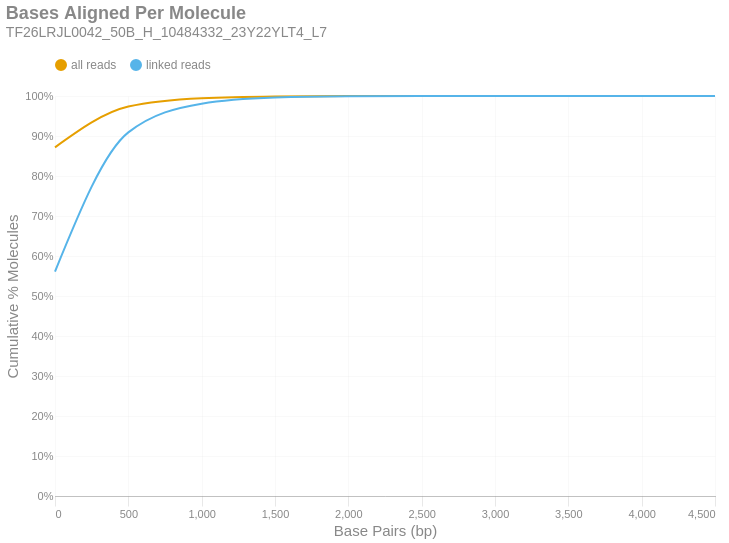

Notebook cell for this chart:
### Markdown cell above
### Bases Aligned Per Molecule
This is a cumulative frequency distribution showing the number of base pairs aligned per unique molecule. These data are shown in 500 bp bins. There are two distributions: one with `all reads` (yellow) and another with only `linked reads` (blue). The percent of molecules in the `linked reads` distribution is relative to the total number of linked molecules.

### Code cell
if SKIPLR:
    print_html(f"Skipped")
else:
    binned_df = consolidated_hist(valids['aligned_bp'], mask, 500, True)
    with SafeRender(binned_df):
        (
            density_plot(binned_df, 'Bases Aligned Per Molecule', samplename, 'basesper')
            .encode(
                x=alt.X('bin:Q', title="Base Pairs (bp)").axis(tickMinStep=500).scale(padding=0),
                y=alt.Y('value:Q', title='Cumulative % Molecules')
                    .axis(format='%')
                    .scale(domain = [0,1])
                    .stack(False),
                color=alt.Color("key:N").scale(domain = ["all reads", "linked reads"]),
                tooltip = [
                    alt.Tooltip("key:N", title = "Data Type"),
                    alt.Tooltip("range_label:N", title="Bases Aligned Per Molecule"),
                    alt.Tooltip("value:Q", format = ".2%", title="% Molecules (Cum.)")
                ]
            )
        ).display()

### Figure 1 — Vega-Lite specification as saved in the notebook (floating-point values rounded to 4 significant figures)
{"width": "container", "height": 400, "config": {"title": {"anchor": "start", "dy": -15, "fontSize": 18, "color": "#888888", "subtitleColor": "#888888", "subtitleFontSize": 14}, "arc": {"fill": "#0072B2"}, "axis": {"domainColor": "#888888", "domainWidth": 0.5, "gridWidth": 0.2, "grid": false, "titleFontWeight": 400, "titleFontSize": 15, "labelFontSize": 11, "labelColor": "#888888", "tickColor": "#888888", "tickWidth": 0.2, "titleColor": "#888888"}, "axisBand": {"grid": false}, "axisX": {"grid": true, "tickSize": 10, "domainCap": "round"}, "axisY": {"domain": false, "grid": true, "tickSize": 0, "domainCap": "round"}, "background": "transparent", "header": {"labelFontSize": 15, "labelColor": "#888888", "titleFontSize": 15, "titleFontWeight": 600, "titleColor": "#888888"}, "legend": {"labelFont": "sans-serif", "labelFontSize": 12, "labelColor": "#888888", "symbolSize": 100, "symbolType": "circle", "titleFontSize": 12, "titlePadding": 10, "titleColor": "#888888", "title": null, "orient": "top"}, "range": {"category": ["#E69F00", "#56B4E9", "#009E73", "#F0E442", "#0072B2", "#D55E00", "#CC79A7", "#000000"], "diverging": ["#cfe8f3", "#a2d4ec", "#73bfe2", "#46abdb", "#1696d2", "#12719e"]}, "area": {"fill": "#0072B2", "fillOpacity": 0.7, "line": true, "strokeOpacity": 0.7}, "line": {"color": "#0072B2", "stroke": "#0072B2", "strokeWidth": 2}, "trail": {"color": "#0072B2", "stroke": "#0072B2", "strokeWidth": 0, "size": 1}, "point": {"filled": true, "fillOpacity": 1.0, "size": 95}, "text": {"color": "#888888", "fontSize": 11, "align": "right", "fontWeight": 400, "size": 11}, "bar": {"fill": "#0072B2", "stroke": null}, "view": {"stroke": null, "continuousWidth": 660, "continuousHeight": 400}}, "data": {"name": "data-0be5bb101f82fb5fcf5ce387c37d3a5b"}, "mark": {"type": "line", "interpolate": "monotone", "point": {"opacity": 0, "size": 275}}, "encoding": {"color": {"field": "key", "scale": {"domain": ["all reads", "linked reads"]}, "type": "nominal"}, "tooltip": [{"field": "key", "title": "Data Type", "type": "nominal"}, {"field": "range_label", "title": "Bases Aligned Per Molecule", "type": "nominal"}, {"field": "value", "format": ".2%", "title": "% Molecules (Cum.)", "type": "quantitative"}], "x": {"axis": {"tickMinStep": 500}, "field": "bin", "scale": {"padding": 0}, "title": "Base Pairs (bp)", "type": "quantitative"}, "y": {"axis": {"format": "%"}, "field": "value", "scale": {"domain": [0, 1]}, "stack": false, "title": "Cumulative % Molecules", "type": "quantitative"}}, "params": [{"name": "param_c36ac31b6afebe62", "select": {"type": "point", "fields": ["key"]}, "bind": "legend"}], "title": {"text": "Bases Aligned Per Molecule", "subtitle": "TF26LRJL0042_50B_H_10484332_23Y22YLT4_L7"}, "transform": [{"fold": ["all reads (cumsum)", "linked reads (cumsum)"]}, {"calculate": "replace(datum.key, ' (cumsum)', '')", "as": "key"}, {"filter": {"param": "param_c36ac31b6afebe62"}}], "usermeta": {"embedOptions": {"downloadFileName": "TF26LRJL0042_50B_H_10484332_23Y22YLT4_L7.basesper"}}, "$schema": "https://vega.github.io/schema/vega-lite/v6.4.1.json", "datasets": {"data-0be5bb101f82fb5fcf5ce387c37d3a5b": [{"bin": "0.0", "interval": "0.0-500.0", "all reads": 0.8717, "linked reads": 0.5612, "all reads (cumsum)": 0.8717, "linked reads (cumsum)": 0.5612, "range_label": "0-499"}, {"bin": "500.0", "interval": "500.0-1000.0", "all reads": 0.1019, "linked reads": 0.3478, "all reads (cumsum)": 0.9736, "linked reads (cumsum)": 0.909, "range_label": "500-999"}, {"bin": "1000.0", "interval": "1000.0-1500.0", "all reads": 0.02087, "linked reads": 0.0719, "all reads (cumsum)": 0.9945, "linked reads (cumsum)": 0.9809, "range_label": "1000-1499"}, {"bin": "1500.0", "interval": "1500.0-2000.0", "all reads": 0.004433, "linked reads": 0.01528, "all reads (cumsum)": 0.9989, "linked reads (cumsum)": 0.9962, "range_label": "1500-1999"}, {"bin": "2000.0", "interval": "2000.0-2500.0", "all reads": 0.0009248, "linked reads": 0.003187, "all reads (cumsum)": 0.9998, "linked reads (cumsum)": 0.9994, "range_label": "2000-2499"}, {"bin": "2500.0", "interval": "2500.0-3000.0", "all reads": 0.0001473, "linked reads": 0.0005076, "all reads (cumsum)": 1.0, "linked reads (cumsum)": 0.9999, "range_label": "2500-2999"}, {"bin": "3000.0", "interval": "3000.0-3500.0", "all reads": 3.008e-05, "linked reads": 0.0001037, "all reads (cumsum)": 1.0, "linked reads (cumsum)": 1.0, "range_label": "3000-3499"}, {"bin": "3500.0", "interval": "3500.0-4000.0", "all reads": 5.39e-06, "linked reads": 1.821e-05, "all reads (cumsum)": 1.0, "linked reads (cumsum)": 1.0, "range_label": "3500-3999"}, {"bin": "4000.0", "interval": "4000.0-4500.0", "all reads": 1.186e-06, "linked reads": 4.087e-06, "all reads (cumsum)": 1.0, "linked reads (cumsum)": 1.0, "range_label": "4000-4499"}, {"bin": "4500.0", "interval": "4500.0-5000.0", "all reads": 2.156e-07, "linked reads": 7.431e-07, "all reads (cumsum)": 1.0, "linked reads (cumsum)": 1.0, "range_label": "4500-4999"}]}}
